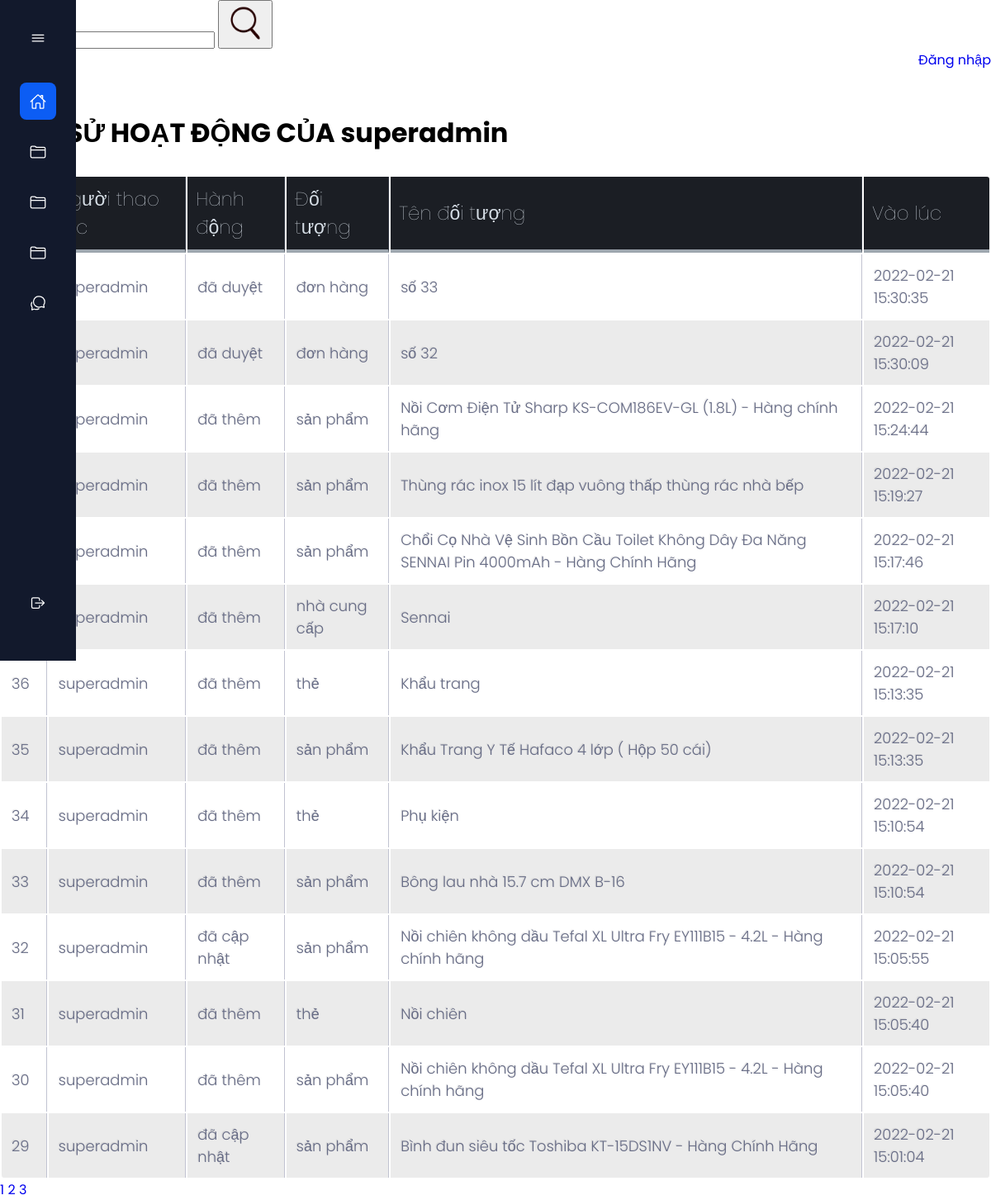
The app's page /admin/admins/view_activities.php?id=2 (signed in) with its own data.
### tables this page shows
CREATE TABLE `activities` (
  `id` int NOT NULL,
  `admin_id` int NOT NULL,
  `activity` varchar(50) NOT NULL,
  `object` varchar(50) NOT NULL,
  `object_name` varchar(250) NOT NULL,
  `time` timestamp NOT NULL DEFAULT CURRENT_TIMESTAMP
);

### admin/admins/view_activities.php (the view, shortened to what this page needs)
<!DOCTYPE html>
<html>
<head>
	<link rel="stylesheet" href="../index3.css">
	<link rel="stylesheet" href="../style_validate1.css">
	<link rel="stylesheet" type="text/css" href="../style_table.css">
</head>
<?php require '../connect_database.php';
$id = $_GET['id'];
$sql_select_admin_name = "SELECT name FROM admins WHERE id = '$id' ";
$admin_name = mysqli_fetch_array(mysqli_query($connect_database, $sql_select_admin_name))['name'];
if ( empty($_GET['page']) ) {
	$index_page = 1;
} else {
	$index_page = $_GET['page'];
}
$sql_select_count_activity = "SELECT count(*) FROM activities WHERE admin_id = '$id'";
$count_activities = mysqli_fetch_array(mysqli_query($connect_database, $sql_select_count_activity))['count(*)'] ;
$activities_per_page = 14;
$activities_skipped = ( $index_page - 1 ) * $activities_per_page;
$pages = ceil($count_activities / $activities_per_page);
$sql_select_activity = "
	SELECT activities.*, admins.name as 'admin_name'
	FROM activities
	LEFT JOIN admins on admins.id = activities.admin_id
	WHERE activities.admin_id = '$id'
	ORDER BY id DESC
	LIMIT $activities_per_page OFFSET $activities_skipped
";
$query_sql_select_activity = mysqli_query($connect_database, $sql_select_activity);
?>
<body>
<?php require '../menu.php'; ?>
<div class="top">
	<div class = "search">
		<form class = "form_search">
			<input type="search" name="search" value = "<?php echo $content_search ?>">
			<button>
				<img src="../style/style_image/icon_search.png" width="50px">
			</button>
		</form>
	</div>
	<div class = "login">
		<a class = "login" href="https://google.com">Đăng nhập</a>
	</div>
</div>
<div class = "bot">
	<div class = "header">
		<h1 class =  "header" >LỊCH SỬ HOẠT ĐỘNG CỦA <?php echo $admin_name ?></h1>
	</div>
	<br>
	<?php require '../validate.php' ?>
	<table class="table">
		<tr>
			<th>Mã</th>
			<th>Người thao tác</th>
			<th>Hành động</th>
			<th>Đối tượng</th>
			<th>Tên đối tượng</th>
			<th>Vào lúc</th>
		</tr>
		<?php foreach ($query_sql_select_activity as $each_activity): ?>
		<tr>
			<td><?php echo $each_activity['id'] ?></td>
			<td><?php echo $each_activity['admin_name'] ?></td>
			<td><?php echo 'đã ' . $each_activity['activity'] ?></td>
			<td><?php echo $each_activity['object'] ?></td>
			<td><?php echo $each_activity['object_name'] ?></td>
			<td><?php echo $each_activity['time'] ?></td>
		</tr>
		<?php endforeach ?>
	</table>
	<?php for ($i=1; $i <= $pages; $i++) {  ?>
		<a href = "?id=<?php echo $id ?>&page=<?php echo $i ?>"><?php echo $i ?></a>
	<?php } ?>
</div>
</body>
</html>

### admin/index3.css (style rules this page uses)
body { padding: 0px; margin: 0px; }
.search { display: flex; justify-content: flex-start; }
.login { display: flex; justify-content: flex-end; }
.header { margin-top: 25px; background-color: white; padding: 1px; }

### admin/style_table.css (style rules this page uses)
th { color:#D5DDE5;; background:#1b1e24; border-bottom:4px solid #9ea7af; border-right: 1px solid #343a45; font-size:23px; font-weight: 100; padding:10px; text-align:left; text-shadow: 0 1px 1px rgba(0, 0, 0, 0.1); vertical-align:middle; }
th:first-child { border-top-left-radius:3px; }
th:last-child { border-top-right-radius:3px; border-right:none; }
tr { border-top: 1px solid #C1C3D1; border-bottom-: 1px solid #C1C3D1; color:#666B85; font-size:16px; font-weight:normal; text-shadow: 0 1px 1px rgba(256, 256, 256, 0.1); }
tr:first-child { border-top:none; }
tr:last-child { border-bottom:none; }
tr:nth-child(odd) td { background:#EBEBEB; }
tr:last-child td:first-child { border-bottom-left-radius:3px; }
tr:last-child td:last-child { border-bottom-right-radius:3px; }
td { background:#FFFFFF; padding:12px; text-align:left; vertical-align:middle; font-weight:300; font-size:18px; text-shadow: -1px -1px 1px rgba(0, 0, 0, 0.1); border-right: 1px solid #C1C3D1; }
td:last-child { border-right: 0px; }

### admin/style_menu.css (style rules this page uses)
:root { --nav-width: 92px; --first-color: #0C5DF4; --bg-color: #12192C; --sub-color: #B6CEFC; --white-color: #FFF; --body-font: 'Poppins', sans-serif; --normal-font-size: 1rem; --small-font-size: .875rem; --z-fixed: 100; }
*,::before,::after { box-sizing: border-box; }
body { position: relative; margin: 0; padding: 2rem 0 0 6.75rem; font-family: var(--body-font); font-size: var(--normal-font-size); transition: .5s; }
h1 { margin: 0; }
a { text-decoration: none; }

### admin/index1.css (style rules this page uses)
body { padding: 0px; margin: 0px; }
.search { display: flex; justify-content: flex-start; }
.login { display: flex; justify-content: flex-end; }
.header { margin-top: 25px; background-color: white; padding: 1px; }

### records on screen
activities: admin.name "superadmin", activity "duyệt", object "đơn hàng", object_name "số 33", time "2022-02-21 15:30:35"
activities: admin.name "superadmin", activity "duyệt", object "đơn hàng", object_name "số 32", time "2022-02-21 15:30:09"
activities: admin.name "superadmin", activity "thêm", object "sản phẩm", object_name "Nồi Cơm Điện Tử Sharp KS-COM186EV-GL (1.8L) - Hàng chính hãng", time "2022-02-21 15:24:44"
activities: admin.name "superadmin", activity "thêm", object "sản phẩm", object_name "Thùng rác inox 15 lít đạp vuông thấp thùng rác nhà bếp", time "2022-02-21 15:19:27"
activities: admin.name "superadmin", activity "thêm", object "sản phẩm", object_name "Chổi Cọ Nhà Vệ Sinh Bồn Cầu Toilet Không Dây Đa Năng SENNAI Pin 4000mAh - Hàng Chính Hãng", time "2022-02-21 15:17:46"
activities: admin.name "superadmin", activity "thêm", object "nhà cung cấp", object_name "Sennai", time "2022-02-21 15:17:10"
activities: id "36", admin.name "superadmin", activity "thêm", object "thẻ", object_name "Khẩu trang", time "2022-02-21 15:13:35"
activities: id "35", admin.name "superadmin", activity "thêm", object "sản phẩm", object_name "Khẩu Trang Y Tế Hafaco 4 lớp ( Hộp 50 cái)", time "2022-02-21 15:13:35"
activities: id "34", admin.name "superadmin", activity "thêm", object "thẻ", object_name "Phụ kiện", time "2022-02-21 15:10:54"
activities: id "33", admin.name "superadmin", activity "thêm", object "sản phẩm", object_name "Bông lau nhà 15.7 cm DMX B-16", time "2022-02-21 15:10:54"
activities: id "32", admin.name "superadmin", activity "cập nhật", object "sản phẩm", object_name "Nồi chiên không dầu Tefal XL Ultra Fry EY111B15 - 4.2L - Hàng chính hãng", time "2022-02-21 15:05:55"
activities: id "31", admin.name "superadmin", activity "thêm", object "thẻ", object_name "Nồi chiên", time "2022-02-21 15:05:40"
activities: id "30", admin.name "superadmin", activity "thêm", object "sản phẩm", object_name "Nồi chiên không dầu Tefal XL Ultra Fry EY111B15 - 4.2L - Hàng chính hãng", time "2022-02-21 15:05:40"
activities: id "29", admin.name "superadmin", activity "cập nhật", object "sản phẩm", object_name "Bình đun siêu tốc Toshiba KT-15DS1NV - Hàng Chính Hãng", time "2022-02-21 15:01:04"

### other values on screen
$admin_name "superadmin"
